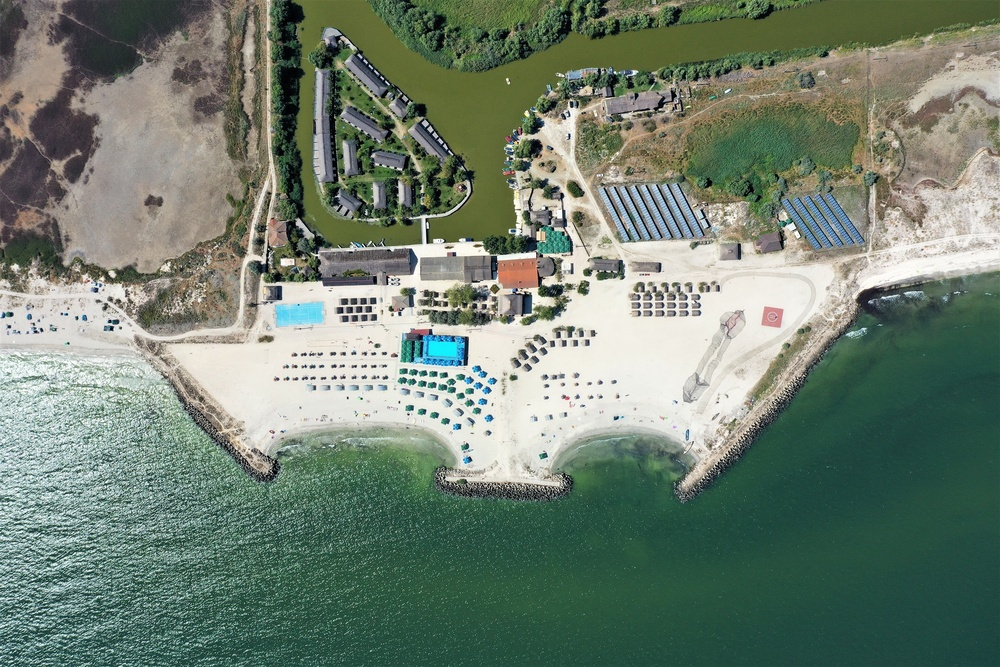
#> input picture filters/data/Gura_Portitei_Scara_040.jpg, 1000 x 667 px, shrunk from 2189 x 1460 before the run
$ python box_filter.py
#> lines starting #> are read from the running program, lines starting #| are printed output that depends on the picture
#> further down, img is the input picture: shape (667, 1000, 3); mean R, G, B 112.5, 127.8, 112.6
### filters/src/helpers.py
import numpy as np


def rgb2gray(rgb):
    return np.dot(rgb[..., :3], [0.2989, 0.5870, 0.1140])
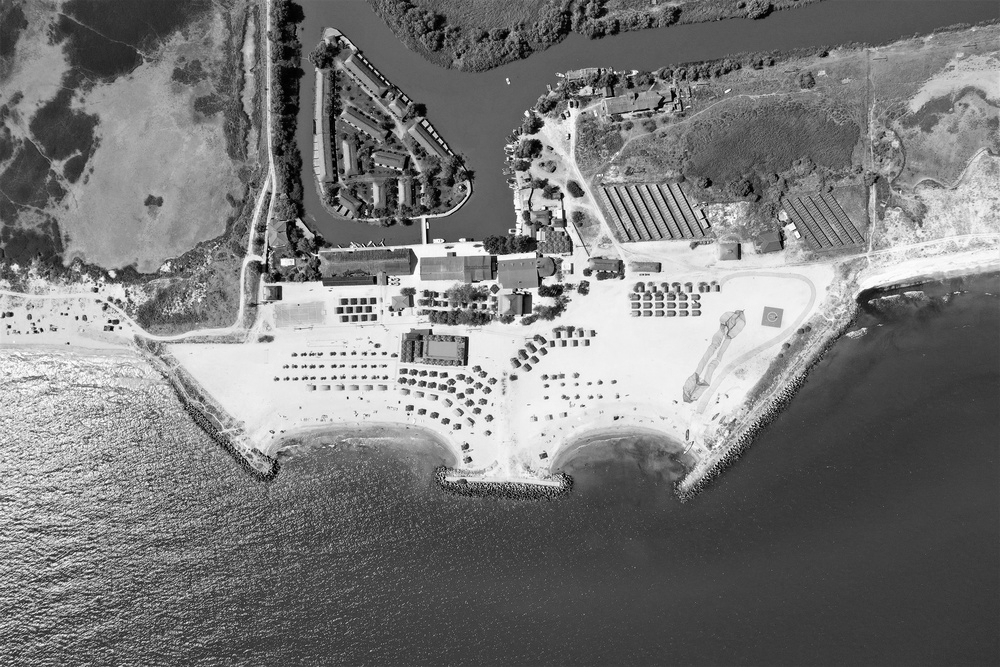
#> returned value: shape (667, 1000) float64; min 0, max 255, mean 121.5

### filters/src/box_filter.py
# Image box filter
import numpy as np
import matplotlib.pyplot as plt
from helpers import rgb2gray
from typing import Tuple


def box_filter(image: np.ndarray,
               kernel_shape: Tuple[int, int],
               stride: Tuple[int, int]) -> np.ndarray:
    """
    image is a numpy.ndarray with shape (Hi, Wi) containing the
    input image.
    kernel_shape is a tuple of (kh, kw) containing the kernel shape.
    stride is a tuple of (sh, sw) containing the strides for the
    convolution.
    Returns: a numpy.ndarray containing the convolved image.
    """
#> called with kernel_shape = (15, 15), stride = (1, 1)
    # Get image dimensions
    H, W = image.shape
#> H = 667; W = 1000

    # Get kernel dimensions
    kh, kw = kernel_shape
    sh, sw = stride

    # Get output dimensions
    H_out = int((H - kh) / sh + 1)
#> H_out = 653
    W_out = int((W - kw) / sw + 1)
#> W_out = 986

    # Initialize output image
    out = np.zeros((H_out, W_out))

    # Convolve image
    for i in range(H_out):
        for j in range(W_out):
            out[i, j] = np.sum(image[i * sh:i * sh + kh, j * sw:j * sw + kw])
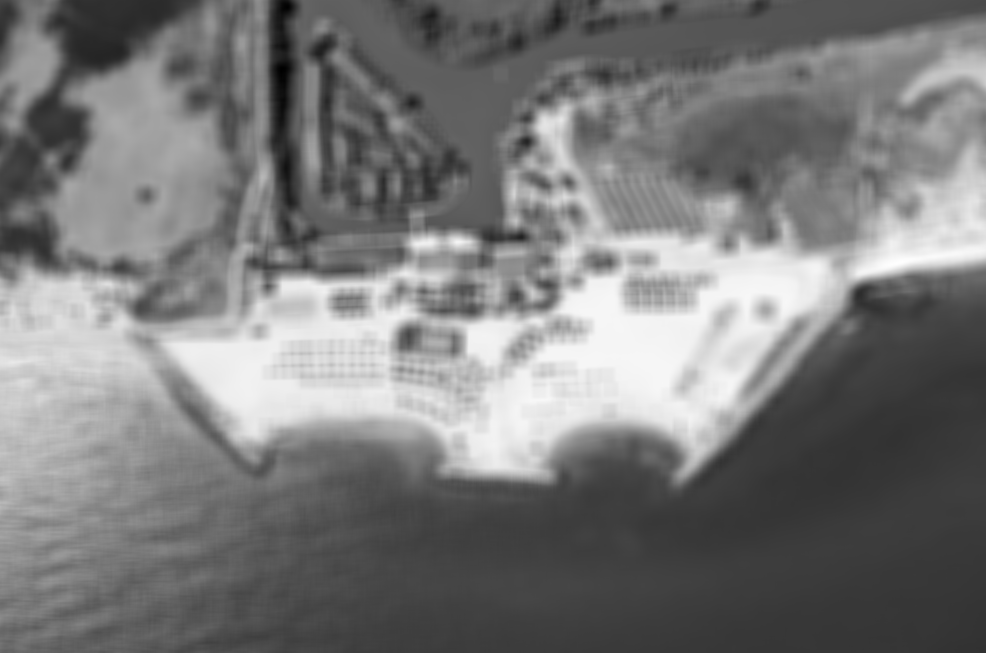
#> out: shape (653, 986) float64; min 1553.3, max 55882.7, mean 27535.8; drawn with min black and max white
    return out


# tst box filter with image
if __name__ == "__main__":
    img = plt.imread("../data/Gura_Portitei_Scara_040.jpg")
    img = rgb2gray(img)
    _img = box_filter(image=img, kernel_shape=(15, 15), stride=(1, 1))
    plt.imshow(_img)
    plt.show()
    plt.imsave("../data/Gura_Portitei_Scara_040_box.jpg", _img)
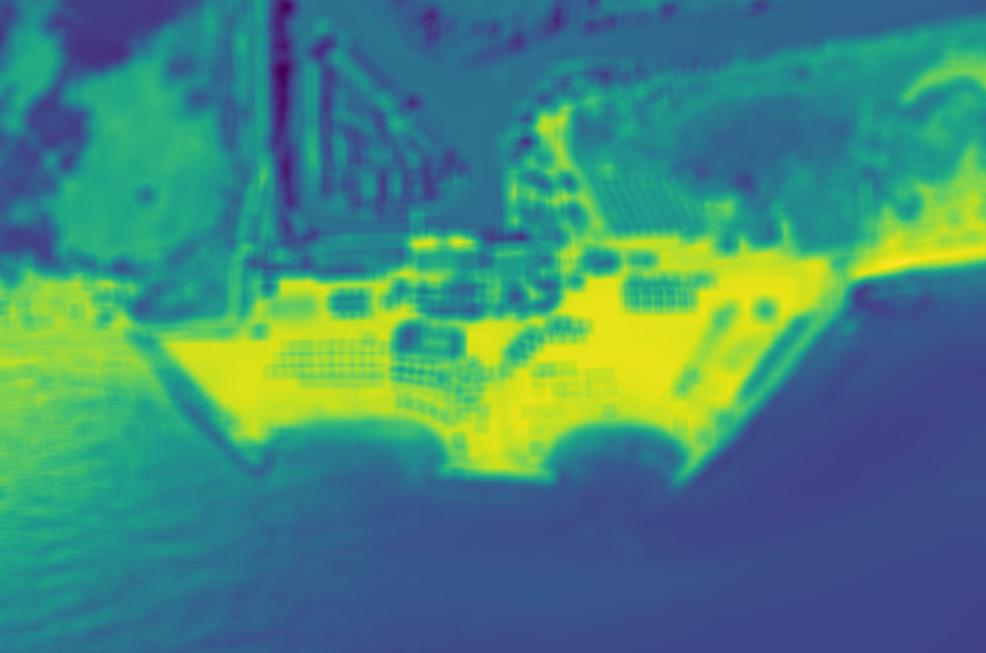
#> saved as Gura_Portitei_Scara_040_box.jpg: shape (653, 986, 3); mean R, G, B 68, 134.8, 122.5
